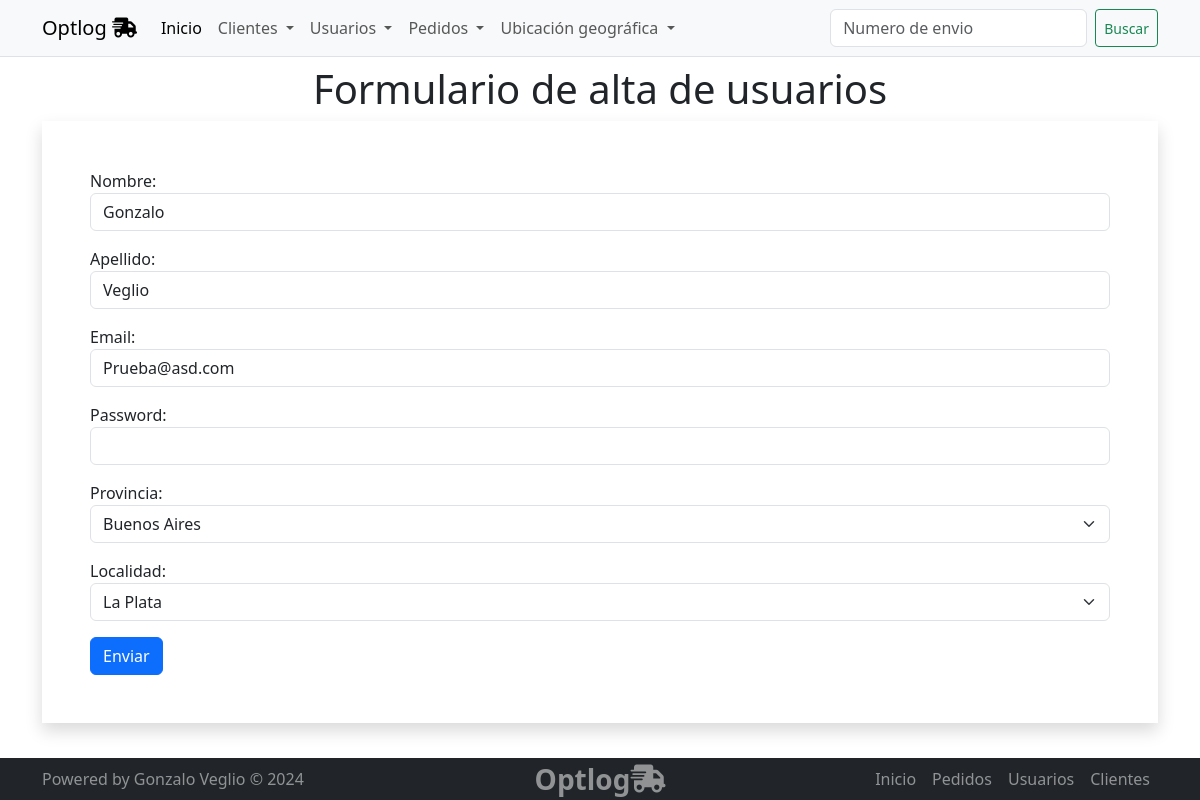
/usuarios/usuarios/update/1, run on the app's committed database.
### usuarios/models.py (models this page shows, shortened)
class Usuario(models.Model):
    username = models.CharField(max_length=50, unique=True)
    email = models.EmailField(max_length=254, unique=True)
    password = models.CharField(max_length=100)
    fecha_creacion = models.DateTimeField(auto_now_add=True)
    nombre = models.CharField(max_length=100)
    apellido = models.CharField(max_length=100)
    provincia = models.ForeignKey(Provincia, on_delete=models.SET_NULL, null=True)
    localidad = models.ForeignKey(Localidad, on_delete=models.SET_NULL, null=True)

### geolocalizacion/models.py (models this page shows)
class Provincia(models.Model):
    nombre = models.CharField(max_length=100)
    def __str__(self):
        return self.nombre

class Localidad(models.Model):
    nombre = models.CharField(max_length=100)
    provincia = models.ForeignKey(Provincia, on_delete=models.CASCADE,  )
    def __str__(self):
        return self.nombre

### usuarios/views.py (the view)
# urls.py: path('usuarios/update/<int:pk>',views.usuario_update,name='usuario_update'),
def usuario_update(request, pk: int):
    query = Usuario.objects.get(id=pk)
    if request.method == 'GET':
        form = UsuarioForm(instance=query)
    if request.method == 'POST':
        form = UsuarioForm(request.POST, instance=query)
        if form.is_valid():
            form.save()
            return redirect('usuarios:usuario_list')
    return render(request, 'usuarios/usuario_create.html', {'form': form})

### usuarios/forms.py (shortened to what this page needs)
class UsuarioForm(forms.ModelForm):
    class Meta:
        model = Usuario
        fields = ["nombre", "apellido", "email", "password", "provincia", "localidad"]
        widgets = {
            'email': forms.EmailInput(attrs={'class': 'form-control'}),
            'password': forms.PasswordInput(attrs={'class': 'form-control'}),
            'nombre': forms.TextInput(attrs={'class': 'form-control'}),
            'apellido': forms.TextInput(attrs={'class': 'form-control'}),
            'provincia': forms.Select(attrs={'class': 'form-select'}),
            'localidad': forms.Select(attrs={'class': 'form-select'}),
        }

### usuarios/templates/usuarios/usuario_create.html (shortened to what this page needs)
{% extends 'core/base.html' %}
{% block main %}
<section class="container">
    <h1 class="text-center">
         Formulario de alta de usuarios
    </h1>
    <div class="p-5 mb-3 shadow">
        <form method="post">
            {{ form.as_p }}
            <button class="btn btn-primary" type="submit">Enviar</button>
        </form>
    </div>
</section>
{% endblock main %}

### data on the page
Usuario: nombre "Gonzalo", apellido "Veglio", email "Prueba@asd.com", provincia "Buenos Aires", localidad "La Plata"
